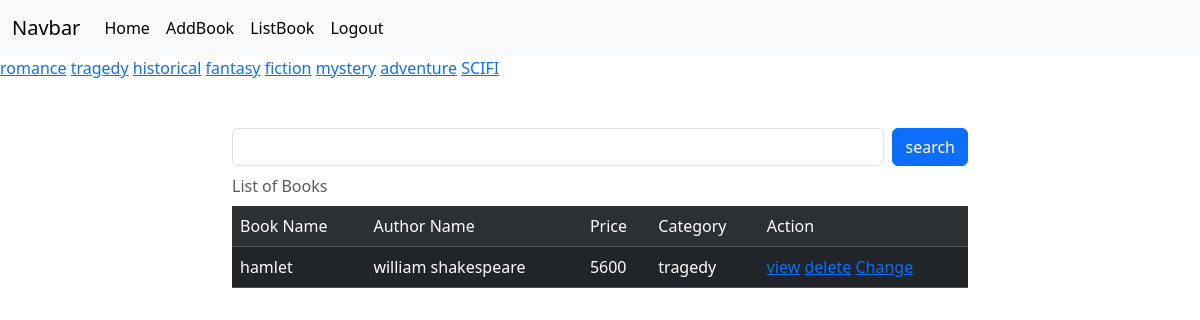
/books/all?category=tragedy (signed in), run on the app's committed database.
### myapp/models.py (models this page shows, shortened)
class Books(models.Model):
    bookname=models.CharField(max_length=200)
    authorname=models.CharField(max_length=200)
    price=models.PositiveIntegerField()
    category=models.CharField(max_length=200)
    publishdate=models.DateField(null=True,blank=True)
    profile_pic=models.ImageField(upload_to="images",null=True,blank=True)

### myapp/views.py (the view, shortened to what this page needs)
# urls.py: path("books/all",views.BookListView.as_view(),name="book-all"),
@method_decorator(signin_required,name="dispatch")
class BookListView(View):
    def get(self,request,*args,**kwargs):
        qs=Books.objects.all()
        categories=Books.objects.all().values_list("category",flat=True).distinct()
        print(categories)
        if "category" in request.GET:
            catg=request.GET.get("category")
            qs=qs.filter(category__iexact=catg)
        return render(request,"book_list.html",{"data":qs,"categories":categories})

### myapp/views.py (called while the page is built)
def signin_required(fn):
    def wrapper(request,*args,**kwargs):
        if not request.user.is_authenticated:
            messages.error(request,"Invalid session")
            return redirect("signin")
        else:
            return fn(request,*args,**kwargs)
    return wrapper

### myapp/templates/book_list.html (shortened to what this page needs)
{%extends 'base.html'%}
{%block body_block%}
<div>
    {%for cat in categories%}
      <a href="{%url 'book-all'%}?category={{cat}}">{{cat}}</a>
    {%endfor%}
</div>
<div class="container mt-5">
    <div class="row">
        <div class="col-2"></div>
        <div class="col-8">
            <form action="" method="post">
                <div class="d-flex">
                <input type="text" name="box" class="form-control me-2">
                <button type="submit" class="btn btn-primary">search</button>
                </div>
            </form>
        </div>
        <div class="col-2"></div>
    </div>
</div>
<div class="container">
    <div class="row">
        <div class="col-2"></div>
        <div class="col-8">
            <table class="table table-dark table-striped caption-top">
                <caption>List of Books</caption>
                <tr>
                    <td>Book Name</td>
                    <td>Author Name</td>
                    <td>Price</td>
                    <td>Category</td>
                    <td>Action</td>
                </tr>
                {%for book in data%}
                <tr>
                    <td>{{book.bookname}}</td>
                    <td>{{book.authorname}}</td>
                    <td>{{book.price}}</td>
                    <td>{{book.category}}</td>
                    <td>
                        <a href="{%url 'book-details' book.id%}">view</a>
                        <a href="{%url 'book-delete' book.id%}">delete</a>
                        <a href="{%url 'book-edit' book.id %}">Change</a>
                    </td>
                </tr>
                {%endfor%}
            </table>
        </div>
        <div class="col-2"></div>
    </div>
</div>
{%endblock%}

### data on the page
Books: bookname "hamlet", authorname "william shakespeare", price "5600", category "tragedy"

### other printed values
{{ cat }} "romance" "tragedy" "historical" "fantasy" "fiction" "mystery" "adventure" "SCIFI"
